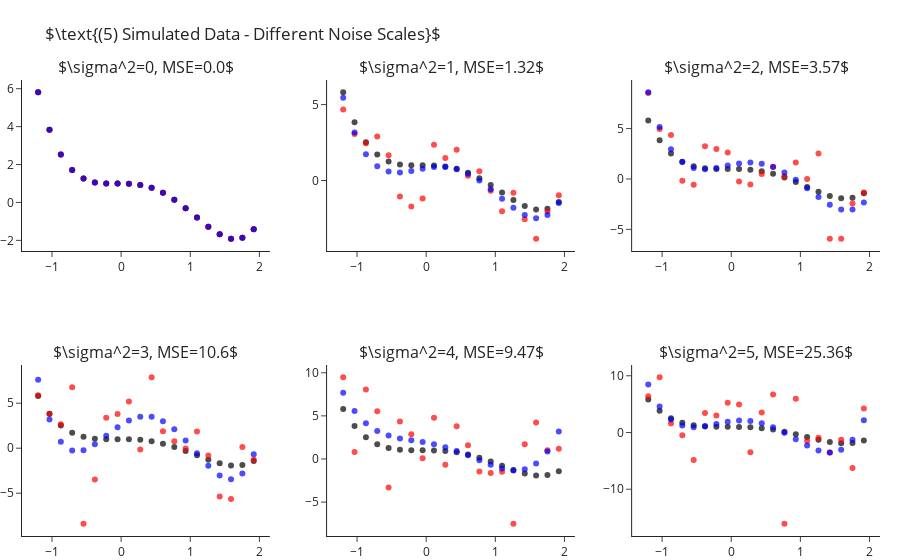

Here is the notebook cell this chart was saved with:
### Markdown cell above
How is it that we are able to fit "better" models for $k$s larger than the true one? As we increase $k$ we enable the model
more "degrees of freedom" to try and adapt itself to the observed data. The higher $k$ the more the learner will "go after
the noise" and miss the real signal of the data. In other words, what we have just observed is what is known as **overfitting**.

Later in the course we will learn methods for detection and avoidance of overfitting.


## Fitting Polynomial Over Different Sample Noise Levels

Next, let us set $k=4$ (the true values) and study the outputted models when training over different noise levels. Though
we will only be changing the scale of the noise (i.e. the variance, $\sigma^2$), changing other properties such as its
distribution is interesting too. As we would expect, as we increase the scale of the noise our error increases. We can
observe this also in a visual manner, where the fitted polynomial (in blue) less and less resembles the actual model (in black).

### Code cell
scales = range(6)
fig = make_subplots(2, 3, subplot_titles=list(map(str, scales)))
for i, s in enumerate(scales):
    r,c = i//3+1, i%3+1
    
    y = y_ + np.random.normal(scale=s, size=len(y_))
    y_hat = make_pipeline(PolynomialFeatures(4), LinearRegression(fit_intercept=False)).fit(X, y).predict(X)

    fig.add_traces([go.Scatter(x=x, y=y_, mode="markers", name="Real Points",  marker=dict(color="black", opacity=.7), showlegend=False),
                    go.Scatter(x=x, y=y, mode="markers", name="Observed Points",  marker=dict(color="red", opacity=.7), showlegend=False),
                    go.Scatter(x=x, y=y_hat, mode="markers", name="Predicted Points",  marker=dict(color="blue", opacity=.7), showlegend=False)], rows=r, cols=c)
    fig["layout"]["annotations"][i]["text"] = rf"$\sigma^2={{0}}, MSE={{1}}$".format(s, round(np.mean((y-y_hat)**2), 2))

fig.update_layout(title=r"$\text{(5) Simulated Data - Different Noise Scales}$", margin=dict(t=80)).show()

### Figure 1 — Plotly figure (JSON) as saved in the notebook; plotly's stock layout.template omitted (floating-point values rounded to 4 significant figures)
{"data": [{"marker": {"color": "black", "opacity": 0.7}, "mode": "markers", "name": "Real Points", "showlegend": false, "x": [-1.2, -1.036, -0.8718, -0.7077, -0.5436, -0.3795, -0.2154, -0.05128, 0.1128, 0.2769, 0.441, 0.6051, 0.7692, 0.9333, 1.097, 1.262, 1.426, 1.59, 1.754, 1.918], "y": [5.81, 3.838, 2.523, 1.709, 1.261, 1.058, 0.9989, 0.999, 0.9909, 0.9251, 0.769, 0.5078, 0.1439, -0.3028, -0.7951, -1.278, -1.68, -1.912, -1.866, -1.418], "type": "scatter", "xaxis": "x", "yaxis": "y"}, {"marker": {"color": "red", "opacity": 0.7}, "mode": "markers", "name": "Observed Points", "showlegend": false, "x": [-1.2, -1.036, -0.8718, -0.7077, -0.5436, -0.3795, -0.2154, -0.05128, 0.1128, 0.2769, 0.441, 0.6051, 0.7692, 0.9333, 1.097, 1.262, 1.426, 1.59, 1.754, 1.918], "y": [5.81, 3.838, 2.523, 1.709, 1.261, 1.058, 0.9989, 0.999, 0.9909, 0.9251, 0.769, 0.5078, 0.1439, -0.3028, -0.7951, -1.278, -1.68, -1.912, -1.866, -1.418], "type": "scatter", "xaxis": "x", "yaxis": "y"}, {"marker": {"color": "blue", "opacity": 0.7}, "mode": "markers", "name": "Predicted Points", "showlegend": false, "x": [-1.2, -1.036, -0.8718, -0.7077, -0.5436, -0.3795, -0.2154, -0.05128, 0.1128, 0.2769, 0.441, 0.6051, 0.7692, 0.9333, 1.097, 1.262, 1.426, 1.59, 1.754, 1.918], "y": [5.81, 3.838, 2.523, 1.709, 1.261, 1.058, 0.9989, 0.999, 0.9909, 0.9251, 0.769, 0.5078, 0.1439, -0.3028, -0.7951, -1.278, -1.68, -1.912, -1.866, -1.418], "type": "scatter", "xaxis": "x", "yaxis": "y"}, {"marker": {"color": "black", "opacity": 0.7}, "mode": "markers", "name": "Real Points", "showlegend": false, "x": [-1.2, -1.036, -0.8718, -0.7077, -0.5436, -0.3795, -0.2154, -0.05128, 0.1128, 0.2769, 0.441, 0.6051, 0.7692, 0.9333, 1.097, 1.262, 1.426, 1.59, 1.754, 1.918], "y": [5.81, 3.838, 2.523, 1.709, 1.261, 1.058, 0.9989, 0.999, 0.9909, 0.9251, 0.769, 0.5078, 0.1439, -0.3028, -0.7951, -1.278, -1.68, -1.912, -1.866, -1.418], "type": "scatter", "xaxis": "x2", "yaxis": "y2"}, {"marker": {"color": "red", "opacity": 0.7}, "mode": "markers", "name": "Observed Points", "showlegend": false, "x": [-1.2, -1.036, -0.8718, -0.7077, -0.5436, -0.3795, -0.2154, -0.05128, 0.1128, 0.2769, 0.441, 0.6051, 0.7692, 0.9333, 1.097, 1.262, 1.426, 1.59, 1.754, 1.918], "y": [4.671, 3.066, 2.462, 2.899, 1.671, -1.045, -1.713, -1.184, 2.352, 1.488, 2.022, 0.32, 0.6054, -0.6689, -2.025, -0.8001, -2.546, -3.831, -2.048, -0.9637], "type": "scatter", "xaxis": "x2", "yaxis": "y2"}, {"marker": {"color": "blue", "opacity": 0.7}, "mode": "markers", "name": "Predicted Points", "showlegend": false, "x": [-1.2, -1.036, -0.8718, -0.7077, -0.5436, -0.3795, -0.2154, -0.05128, 0.1128, 0.2769, 0.441, 0.6051, 0.7692, 0.9333, 1.097, 1.262, 1.426, 1.59, 1.754, 1.918], "y": [5.45, 3.17, 1.734, 0.9339, 0.5865, 0.5317, 0.6339, 0.7817, 0.8878, 0.8891, 0.7466, 0.4456, -0.004775, -0.5708, -1.195, -1.795, -2.266, -2.477, -2.273, -1.477], "type": "scatter", "xaxis": "x2", "yaxis": "y2"}, {"marker": {"color": "black", "opacity": 0.7}, "mode": "markers", "name": "Real Points", "showlegend": false, "x": [-1.2, -1.036, -0.8718, -0.7077, -0.5436, -0.3795, -0.2154, -0.05128, 0.1128, 0.2769, 0.441, 0.6051, 0.7692, 0.9333, 1.097, 1.262, 1.426, 1.59, 1.754, 1.918], "y": [5.81, 3.838, 2.523, 1.709, 1.261, 1.058, 0.9989, 0.999, 0.9909, 0.9251, 0.769, 0.5078, 0.1439, -0.3028, -0.7951, -1.278, -1.68, -1.912, -1.866, -1.418], "type": "scatter", "xaxis": "x3", "yaxis": "y3"}, {"marker": {"color": "red", "opacity": 0.7}, "mode": "markers", "name": "Observed Points", "showlegend": false, "x": [-1.2, -1.036, -0.8718, -0.7077, -0.5436, -0.3795, -0.2154, -0.05128, 0.1128, 0.2769, 0.441, 0.6051, 0.7692, 0.9333, 1.097, 1.262, 1.426, 1.59, 1.754, 1.918], "y": [8.538, 4.949, 4.361, -0.1689, -0.5604, 3.234, 2.962, 2.623, -0.2627, -0.5564, 0.4878, 1.217, 0.2823, 1.633, -0.009077, 2.539, -5.92, -5.925, -2.43, -1.353], "type": "scatter", "xaxis": "x3", "yaxis": "y3"}, {"marker": {"color": "blue", "opacity": 0.7}, "mode": "markers", "name": "Predicted Points", "showlegend": false, "x": [-1.2, -1.036, -0.8718, -0.7077, -0.5436, -0.3795, -0.2154, -0.05128, 0.1128, 0.2769, 0.441, 0.6051, 0.7692, 0.9333, 1.097, 1.262, 1.426, 1.59, 1.754, 1.918], "y": [8.599, 5.152, 2.941, 1.673, 1.09, 0.9635, 1.1, 1.337, 1.545, 1.628, 1.523, 1.197, 0.6518, -0.07839, -0.9271, -1.795, -2.551, -3.031, -3.036, -2.338], "type": "scatter", "xaxis": "x3", "yaxis": "y3"}, {"marker": {"color": "black", "opacity": 0.7}, "mode": "markers", "name": "Real Points", "showlegend": false, "x": [-1.2, -1.036, -0.8718, -0.7077, -0.5436, -0.3795, -0.2154, -0.05128, 0.1128, 0.2769, 0.441, 0.6051, 0.7692, 0.9333, 1.097, 1.262, 1.426, 1.59, 1.754, 1.918], "y": [5.81, 3.838, 2.523, 1.709, 1.261, 1.058, 0.9989, 0.999, 0.9909, 0.9251, 0.769, 0.5078, 0.1439, -0.3028, -0.7951, -1.278, -1.68, -1.912, -1.866, -1.418], "type": "scatter", "xaxis": "x4", "yaxis": "y4"}, {"marker": {"color": "red", "opacity": 0.7}, "mode": "markers", "name": "Observed Points", "showlegend": false, "x": [-1.2, -1.036, -0.8718, -0.7077, -0.5436, -0.3795, -0.2154, -0.05128, 0.1128, 0.2769, 0.441, 0.6051, 0.7692, 0.9333, 1.097, 1.262, 1.426, 1.59, 1.754, 1.918], "y": [5.878, 3.797, 2.657, 6.761, -8.387, -3.491, 3.378, 3.788, 5.185, -0.1553, 7.875, 1.879, 0.7647, -0.04576, 1.851, -0.8241, -5.378, -5.649, 0.135, -1.297], "type": "scatter", "xaxis": "x4", "yaxis": "y4"}, {"marker": {"color": "blue", "opacity": 0.7}, "mode": "markers", "name": "Predicted Points", "showlegend": false, "x": [-1.2, -1.036, -0.8718, -0.7077, -0.5436, -0.3795, -0.2154, -0.05128, 0.1128, 0.2769, 0.441, 0.6051, 0.7692, 0.9333, 1.097, 1.262, 1.426, 1.59, 1.754, 1.918], "y": [7.607, 3.175, 0.7267, -0.2539, -0.221, 0.4317, 1.372, 2.327, 3.087, 3.503, 3.484, 3.004, 2.096, 0.8534, -0.5683, -1.953, -3.024, -3.443, -2.811, -0.6689], "type": "scatter", "xaxis": "x4", "yaxis": "y4"}, {"marker": {"color": "black", "opacity": 0.7}, "mode": "markers", "name": "Real Points", "showlegend": false, "x": [-1.2, -1.036, -0.8718, -0.7077, -0.5436, -0.3795, -0.2154, -0.05128, 0.1128, 0.2769, 0.441, 0.6051, 0.7692, 0.9333, 1.097, 1.262, 1.426, 1.59, 1.754, 1.918], "y": [5.81, 3.838, 2.523, 1.709, 1.261, 1.058, 0.9989, 0.999, 0.9909, 0.9251, 0.769, 0.5078, 0.1439, -0.3028, -0.7951, -1.278, -1.68, -1.912, -1.866, -1.418], "type": "scatter", "xaxis": "x5", "yaxis": "y5"}, {"marker": {"color": "red", "opacity": 0.7}, "mode": "markers", "name": "Observed Points", "showlegend": false, "x": [-1.2, -1.036, -0.8718, -0.7077, -0.5436, -0.3795, -0.2154, -0.05128, 0.1128, 0.2769, 0.441, 0.6051, 0.7692, 0.9333, 1.097, 1.262, 1.426, 1.59, 1.754, 1.918], "y": [9.473, 0.8047, 8.044, 5.543, -3.321, 4.355, 2.859, 0.08697, 4.793, -0.6593, 3.808, 1.593, -1.447, -1.631, -1.49, -7.506, 1.698, 4.222, 1.006, 1.188], "type": "scatter", "xaxis": "x5", "yaxis": "y5"}, {"marker": {"color": "blue", "opacity": 0.7}, "mode": "markers", "name": "Predicted Points", "showlegend": false, "x": [-1.2, -1.036, -0.8718, -0.7077, -0.5436, -0.3795, -0.2154, -0.05128, 0.1128, 0.2769, 0.441, 0.6051, 0.7692, 0.9333, 1.097, 1.262, 1.426, 1.59, 1.754, 1.918], "y": [7.696, 5.571, 4.154, 3.256, 2.712, 2.386, 2.164, 1.958, 1.706, 1.37, 0.9379, 0.4229, -0.137, -0.6785, -1.113, -1.328, -1.183, -0.5143, 0.8664, 3.174], "type": "scatter", "xaxis": "x5", "yaxis": "y5"}, {"marker": {"color": "black", "opacity": 0.7}, "mode": "markers", "name": "Real Points", "showlegend": false, "x": [-1.2, -1.036, -0.8718, -0.7077, -0.5436, -0.3795, -0.2154, -0.05128, 0.1128, 0.2769, 0.441, 0.6051, 0.7692, 0.9333, 1.097, 1.262, 1.426, 1.59, 1.754, 1.918], "y": [5.81, 3.838, 2.523, 1.709, 1.261, 1.058, 0.9989, 0.999, 0.9909, 0.9251, 0.769, 0.5078, 0.1439, -0.3028, -0.7951, -1.278, -1.68, -1.912, -1.866, -1.418], "type": "scatter", "xaxis": "x6", "yaxis": "y6"}, {"marker": {"color": "red", "opacity": 0.7}, "mode": "markers", "name": "Observed Points", "showlegend": false, "x": [-1.2, -1.036, -0.8718, -0.7077, -0.5436, -0.3795, -0.2154, -0.05128, 0.1128, 0.2769, 0.441, 0.6051, 0.7692, 0.9333, 1.097, 1.262, 1.426, 1.59, 1.754, 1.918], "y": [6.396, 9.732, 1.6, -0.4904, -4.836, 3.424, 2.981, 5.248, 4.947, -3.463, 3.52, 6.713, -16.08, 5.938, -1.493, -0.9219, -3.512, -1.27, -6.267, 4.246], "type": "scatter", "xaxis": "x6", "yaxis": "y6"}, {"marker": {"color": "blue", "opacity": 0.7}, "mode": "markers", "name": "Predicted Points", "showlegend": false, "x": [-1.2, -1.036, -0.8718, -0.7077, -0.5436, -0.3795, -0.2154, -0.05128, 0.1128, 0.2769, 0.441, 0.6051, 0.7692, 0.9333, 1.097, 1.262, 1.426, 1.59, 1.754, 1.918], "y": [8.474, 4.582, 2.31, 1.221, 0.9346, 1.124, 1.519, 1.902, 2.114, 2.047, 1.651, 0.9313, -0.05393, -1.19, -2.308, -3.182, -3.533, -3.027, -1.274, 2.171], "type": "scatter", "xaxis": "x6", "yaxis": "y6"}], "layout": {"xaxis": {"anchor": "y", "domain": [0.0, 0.2889]}, "yaxis": {"anchor": "x", "domain": [0.625, 1.0]}, "xaxis2": {"anchor": "y2", "domain": [0.3556, 0.6444]}, "yaxis2": {"anchor": "x2", "domain": [0.625, 1.0]}, "xaxis3": {"anchor": "y3", "domain": [0.7111, 1.0]}, "yaxis3": {"anchor": "x3", "domain": [0.625, 1.0]}, "xaxis4": {"anchor": "y4", "domain": [0.0, 0.2889]}, "yaxis4": {"anchor": "x4", "domain": [0.0, 0.375]}, "xaxis5": {"anchor": "y5", "domain": [0.3556, 0.6444]}, "yaxis5": {"anchor": "x5", "domain": [0.0, 0.375]}, "xaxis6": {"anchor": "y6", "domain": [0.7111, 1.0]}, "yaxis6": {"anchor": "x6", "domain": [0.0, 0.375]}, "annotations": [{"font": {"size": 16}, "showarrow": false, "text": "$\\sigma^2=0, MSE=0.0$", "x": 0.1444, "xanchor": "center", "xref": "paper", "y": 1.0, "yanchor": "bottom", "yref": "paper"}, {"font": {"size": 16}, "showarrow": false, "text": "$\\sigma^2=1, MSE=1.32$", "x": 0.5, "xanchor": "center", "xref": "paper", "y": 1.0, "yanchor": "bottom", "yref": "paper"}, {"font": {"size": 16}, "showarrow": false, "text": "$\\sigma^2=2, MSE=3.57$", "x": 0.8556, "xanchor": "center", "xref": "paper", "y": 1.0, "yanchor": "bottom", "yref": "paper"}, {"font": {"size": 16}, "showarrow": false, "text": "$\\sigma^2=3, MSE=10.6$", "x": 0.1444, "xanchor": "center", "xref": "paper", "y": 0.375, "yanchor": "bottom", "yref": "paper"}, {"font": {"size": 16}, "showarrow": false, "text": "$\\sigma^2=4, MSE=9.47$", "x": 0.5, "xanchor": "center", "xref": "paper", "y": 0.375, "yanchor": "bottom", "yref": "paper"}, {"font": {"size": 16}, "showarrow": false, "text": "$\\sigma^2=5, MSE=25.36$", "x": 0.8556, "xanchor": "center", "xref": "paper", "y": 0.375, "yanchor": "bottom", "yref": "paper"}], "margin": {"t": 80}, "title": {"text": "$\\text{(5) Simulated Data - Different Noise Scales}$"}}}
